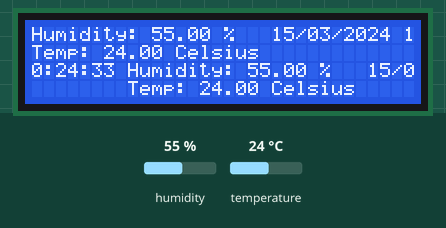
Recording of a sketch running on a simulated Arduino Uno, built with avr-gcc and run on an emulated ATmega328P. Parts: 32×4 character LCD. Inputs (shaded band) come from the test bench; at power-on: humidity 55 %, temperature 24 °C. The local clock reads 2024-03-15 10:24:30 at power-on unless the sketch sets it; what the sketch prints to the serial monitor is not drawn.

Above: at 3.8 s.
3.9 s: humidity set to 22 %
At 6.7 s:
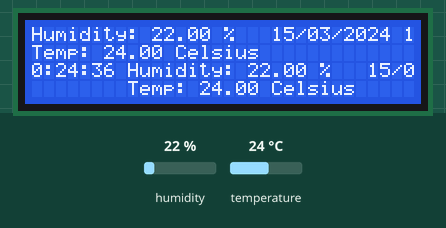
6.9 s: temperature set to 12 °C
At 8.2 s:
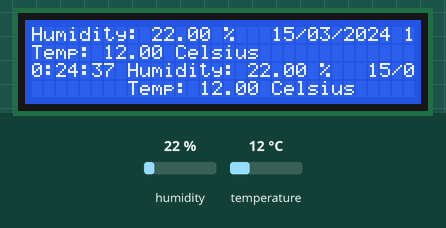
10.0 s: humidity set to 40 %
At 13.2 s:
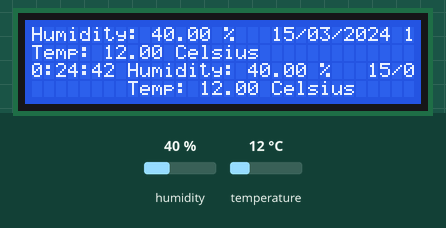
13.3 s: temperature set to 19 °C
At 14.6 s:
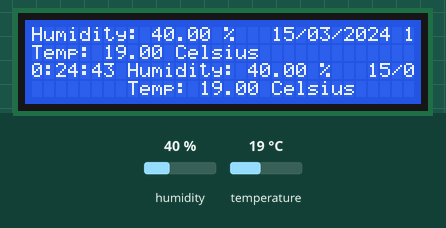
Timing chart, 0 to 16.3 s (numbered marks = the images above; inputs shaded):
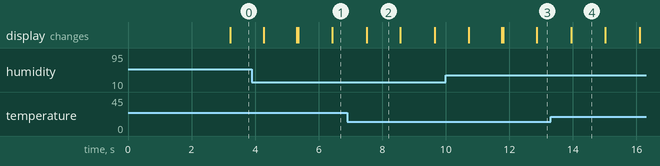

The sketch:

lcd_dht_2.ino
```cpp
#include "Lcd1.h"
Lcd1 lcd1(32,4);

#include "Dht1.h"
Dht1 dht1(0,0);

#include "Rtc1.h"
;Rtc1 rtc1;

void setup()
{
  //open serial port
  Serial.begin(9600);

  //LCD Display 32x4 setup
  lcd1.setup();

  //DFT11 setup
  //dht1.setup(-0.5,0);

  //RTC Time setup
  rtc1.setup();


  delay(2000);
}

void loop()
{
  delay(1000);
  lcd1.loop();
  dht1.loop();
  rtc1.loop();
}
```

Dht1.h
```cpp
#include <Wire.h>
#include <DHT.h>


    //Constants
#define DHTPIN 7     // what pin we're connected to
#define DHTTYPE DHT11   // DHT 22  (AM2302)

DHT dht(DHTPIN,DHTTYPE);


class Dht1{


  private:

  //Variables
  int chk;
  float hum;  //Stores humidity value
  float temp; //Stores temperature value
  float temp_adjustment;
  float hum_adjustment;

  public:

  Dht1(float _temp_adjustment, int _hum_adjustment){
     float tem_adjustment = _temp_adjustment;
     int hum_adjustment = _hum_adjustment;
   setup();
    };

  void setup(void){
       dht.begin();
    }

  void loop(void){
    lcd.home ();
        //Read data and store it to variables hum and temp
    hum = hum_adjustment + dht.readHumidity();
    temp= temp_adjustment + dht.readTemperature();
    //Print temp and humidity values to serial monitor
    Serial.print("Humidity: ");
    Serial.print(hum);

    lcd.home ();                   // go home
//    lcd.print("Humidity: ");
//    lcd.print(hum);
//    lcd.print(" %");
    char str[32];
    dtostrf(hum, 4, 2, str);
    strcat(str," %");
    lcd1.displayData("Humidity",str,0);


    Serial.print(" %, Temp: ");
    Serial.print(temp);
    Serial.println(" Celsius");

    memset(str, 0, sizeof(str));
    dtostrf(temp, 4, 2, str);
    strcat(str," Celsius");
    lcd1.displayData("Temp",str,1);


//    lcd.setCursor ( 0, 1 );        // go to the next line
//    lcd.print ("Temp: ");
//    lcd.print (temp);
//    lcd.print (" Celsius");
    }

  };
```

Lcd1.h
```cpp
#include <Wire.h>
#include <LiquidCrystal_I2C.h>

LiquidCrystal_I2C lcd(0x27, 2, 1, 0, 4, 5, 6, 7, 3, POSITIVE);
#define BACKLIGHT_PIN   7

class Lcd1{
  private:
    int line_w;
    int line_h;

  public:
    Lcd1(int _line_w, int _line_h){
          line_w = _line_w;
          line_h = _line_h;
      }

    void setup(void){
        pinMode ( BACKLIGHT_PIN, OUTPUT );
        digitalWrite ( BACKLIGHT_PIN, HIGH );

        lcd.begin(line_w,line_h);               // initialize the lcd

        lcd.home ();                   // go home

        displayData("Welcome!","",0);
        displayData("Loading...", "", 1);
      }
    void loop(void){
      }

    void displayData(String info, String value, int line){

          lcd.setCursor(0,line);
          lcd.print(info);
          if(value[0] != '\0'){
            if(info[0] != '\0'){
              lcd.print(": ");
            }
            lcd.print(value);
          }

          return;
      }
  };
```

Rtc1.h
```cpp
// CONNECTIONS:
//#### Default ####
// DS1302 CLK/SCLK --> 5
// DS1302 DAT/IO --> 4
// DS1302 RST/CE --> 2
// DS1302 VCC --> 3.3v - 5v
// DS1302 GND --> GND

//##### Actual wires ####
// DS1302 CLK/SCLK --> 2
// DS1302 DAT/IO --> 3
// DS1302 RST/CE --> 5
// DS1302 VCC --> 3.3v
// DS1302 GND --> GND


#include <ThreeWire.h>
#include <RtcDS1302.h>

//ThreeWire myWire(4,5,2); // IO, SCLK, CE
ThreeWire myWire(3,2,5); // IO, SCLK, CE
RtcDS1302<ThreeWire> Rtc(myWire);

class Rtc1{


public:
void setup ()
{
    Serial.begin(9600);

    Serial.print("compiled: ");
    Serial.print(__DATE__);
    Serial.println(__TIME__);

    Rtc.Begin();

    RtcDateTime compiled = RtcDateTime(__DATE__, __TIME__);
    printDateTime(compiled);
    Serial.println();

    if (!Rtc.IsDateTimeValid())
    {
        // Common Causes:
        //    1) first time you ran and the device wasn't running yet
        //    2) the battery on the device is low or even missing

        Serial.println("RTC lost confidence in the DateTime!");
//        lcd.autoscroll();
//        lcd1.displayData("RTC lost confidence in the DateTime!", "", 3);
//        lcd.noAutoscroll();
        Rtc.SetDateTime(compiled);
    }

    if (Rtc.GetIsWriteProtected())
    {
        Serial.println("RTC was write protected, enabling writing now");
//        lcd.autoscroll();
//        lcd1.displayData("RTC was write protected, enabling writing now", "", 3);
//        lcd.noAutoscroll();
        Rtc.SetIsWriteProtected(false);
    }

    if (!Rtc.GetIsRunning())
    {
        Serial.println("RTC was not actively running, starting now");
//        lcd.autoscroll();
//        lcd1.displayData("RTC was not actively running, starting now", "", 3);
//        lcd.noAutoscroll();
        Rtc.SetIsRunning(true);
    }

    RtcDateTime now = Rtc.GetDateTime();
    if (now < compiled)
    {
        Serial.println("RTC is older than compile time!  (Updating DateTime)");
//        lcd.autoscroll();
//        lcd1.displayData("RTC is older than compile time!  (Updating DateTime)", "", 3);
//        lcd.noAutoscroll();
        Rtc.SetDateTime(compiled);
    }
    else if (now > compiled)
    {
        Serial.println("RTC is newer than compile time. (this is expected)");
//        lcd.autoscroll();
//        lcd1.displayData("RTC is newer than compile time. (this is expected)", "", 3);
//        lcd.noAutoscroll();
    }
    else if (now == compiled)
    {
        Serial.println("RTC is the same as compile time! (not expected but all is fine)");
//        lcd.autoscroll();
//        lcd1.displayData("RTC is the same as compile time! (not expected but all is fine)", "", 3);
//        lcd.noAutoscroll();
    }
}

void loop ()
{
    RtcDateTime now = Rtc.GetDateTime();

    printDateTime(now);
    Serial.println();

    if (!now.IsValid())
    {
        // Common Causes:
        //    1) the battery on the device is low or even missing and the power line was disconnected
        Serial.println("RTC lost confidence in the DateTime!");
//        lcd.autoscroll();
//        lcd1.displayData("RTC lost confidence in the DateTime!", "", 3);
//        lcd.noAutoscroll();
    }

//    delay(10000); // ten seconds
}

#define countof(a) (sizeof(a) / sizeof(a[0]))

void printDateTime(const RtcDateTime& dt)
{
    char datestring[20];

    snprintf_P(datestring,
            countof(datestring),
            PSTR("%02u/%02u/%04u %02u:%02u:%02u"),
            dt.Day(),
            dt.Month(),
            dt.Year(),
            dt.Hour(),
            dt.Minute(),
            dt.Second() );
    lcd1.displayData("",datestring,2);
    Serial.print(datestring);
}
};
```
